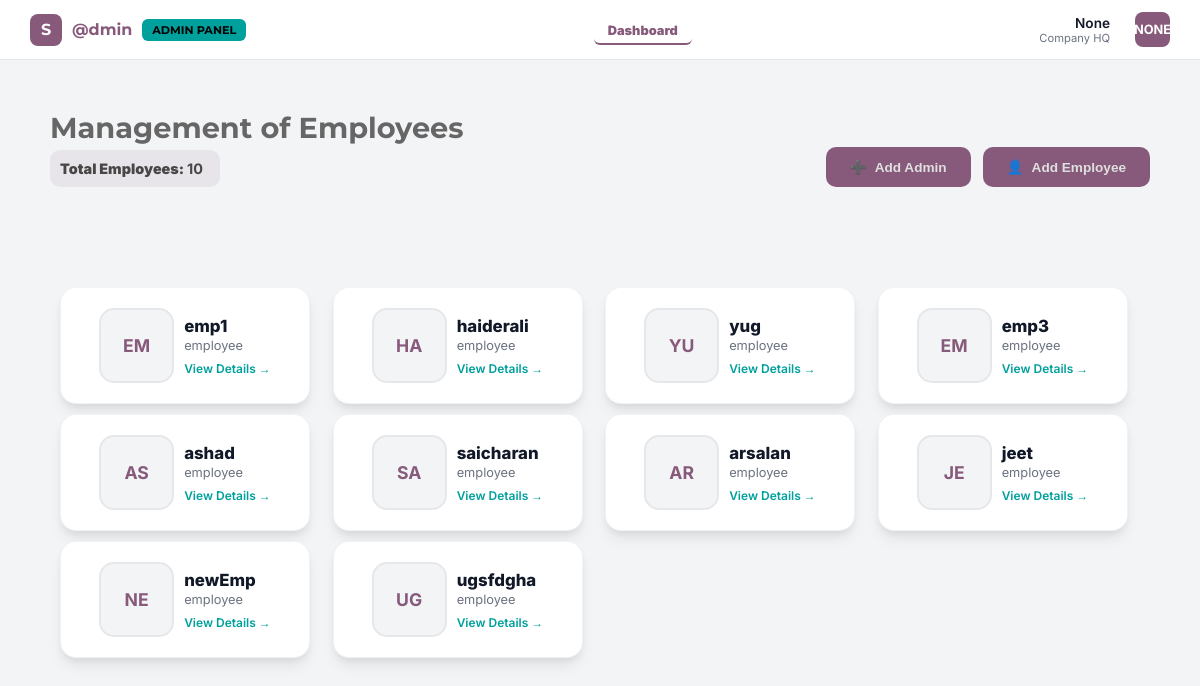
/adminhomepage, run on the app's committed database.
### app/models/emp_detail.py (models this page shows, shortened)
class Employee(models.Model):
    emp_id = models.AutoField(primary_key=True)
    company = models.ForeignKey(Company, on_delete=models.CASCADE, related_name='employees')
    fullname = models.CharField(max_length=255)
    email = models.EmailField(unique=True)
    designation = models.CharField(max_length=100)
    joining_date = models.DateField()
    login_id = models.CharField(max_length=50, unique=True) # Generated ID
    password = models.CharField(max_length=255)

### app/views.py (the view, shortened to what this page needs)
# urls.py: path('adminhomepage',adminhomepage,name='adminhomepage'),
def adminhomepage(request):
    employees = Employee.objects.all()
    companies = Company.objects.all()
    return render(request, 'adminsite/adminhomepage.html', {
        'employees': employees,
        'companies': companies,
    })

### app/context_processors.py (called while the page is built)
def user_data(request):
    return{
       'globaladmin' : request.session.get('globaladmin', None),
       'globalusername':request.session.get('globalusername', None),
       'globaluser_admin':request.session.get('globaluser_admin',None)
    }

### app/templates/adminsite/adminhomepage.html (shortened to what this page needs)
<!DOCTYPE html>
<html lang="en">
<head>
</head>
<body>
    <nav class="navbar">
        <div class="brand">
            <div class="brand-icon">S</div>
            @dmin<span class="admin-badge">Admin Panel</span>
        </div>
            <div class="nav-links">
                <a href="{% url 'adminhomepage' %}" class="nav-item active">Dashboard</a>
            </div>
       <div class="nav-right" onclick="toggleProfileDropdown(event)">
    <div style="text-align: right; margin-right: 10px;">
        <div style="font-weight: 600; font-size: 0.85rem;">{{globaladmin}}</div>
        <div style="font-size: 0.7rem; color: var(--text-light);">Company HQ</div>
    </div>
    <div class="nav-avatar">{{ globaladmin|slice:":2"|upper }}</div>
</div>
    </nav>
    <main class="main">
        <div class="container">
            <div class="action-bar">
                <div class="page-title">
                    <h1>Management of Employees</h1>
                    <p id="totalEmp">Total Employees: <strong>{{ employees.count }}</strong></p>
                </div>
                <div class="btn-group">
                    <button class="btn btn-accent"><span>➕</span> Add Admin</button>
                    <button class="btn btn-primary" onclick="toggleModal(true)"><span>👤</span> Add Employee</button>
                </div>
            </div>
            <div class="card-grid">
                {% for emp in employees %}
                <a href="{% url 'adminsitedetailpage' %}?name={{ emp.fullname|urlencode }}" class="emp-card">
                    <div class="card-header">
                        <div class="avatar-square">{{ emp.fullname|slice:":2"|upper }}</div>
                        <div class="emp-info">
                            <h3>{{ emp.fullname }}</h3>
                            <p>{{ emp.designation }}</p>
                            <span class="view-profile-text">View Details →</span>
                        </div>
                    </div>
                </a>
                {% empty %}
                <div style="grid-column: 1 / -1; text-align: center; padding: 80px; background: white; border-radius: 20px; border: 2px dashed var(--border);">
                    <p style="color: var(--text-light);">No employees found. Click "Add Employee" to start.</p>
                </div>
                {% endfor %}
            </div>
        </div>
    </main>
</body>
</html>

### app/templates/adminsite/adminhomepage.html (style rules this page uses)
:root { --primary: #875A7B; --primary-dark: #6a4661; --accent: #00A09D; --danger: #e11d48; --bg: #f3f4f6; --border: #e5e7eb; --text-dark: #111827; --text-light: #6b7280; }
* { box-sizing: border-box; margin: 0; padding: 0; }
body { font-family: 'Inter', sans-serif; background: var(--bg); color: var(--text-dark); height: 100vh; display: flex; flex-direction: column; overflow: hidden; }
.navbar { height: 60px; background: rgb(255, 255, 255); border-bottom: 1px solid var(--border); display: flex; align-items: center; justify-content: space-between; padding: 0 30px; flex-shrink: 0; z-index: 10; }
.brand { font-family: 'Montserrat'; font-weight: 700; color: var(--primary); display: flex; align-items: center; gap: 10px; }
.admin-badge { background:var(--accent); color:black; padding: 4px 10px; border-radius: 6px; font-size: 0.7rem; font-weight: 700; text-transform: uppercase; }
.nav-right { display: flex; align-items: center; gap: 15px; }
.nav-avatar { width: 35px; height: 35px; border-radius: 8px; background: var(--primary); color: white; display: flex; align-items: center; justify-content: center; font-weight: 700; font-size: 0.8rem; }
.main { flex: 1; padding: 50px; overflow-y: auto; }
.container { max-width: 1200px; margin: 0 auto; }
.action-bar { display: flex; justify-content: space-between; align-items: flex-end; margin-bottom: 30px; }
.page-title h1 { font-family: 'Montserrat'; font-size: 1.8rem; margin-bottom: 5px; color:rgb(102, 102, 102); }
.page-title p { color: var(--text-light); font-size: 0.9rem; }
.btn-group { display: flex; gap: 12px; }
.btn { padding: 12px 24px; border-radius: 10px; border: none; font-weight: 600; font-size: 0.85rem; cursor: pointer; display: flex; align-items: center; gap: 8px; transition: 0.2s; }
.btn-primary { background: var(--primary); color: rgb(223, 223, 223) }
.btn-accent { background: var(--primary); color: rgb(223, 223, 223); }
#totalEmp { width: 170px; padding: 10px; border-radius: 10px; color: #494646; background-color: rgba(100, 57, 89, 0.08); font-weight:900; }
.card-grid { padding: 5px; border-radius: 20px; margin-top: 90px; display: grid; padding: 10px; grid-template-columns: repeat(auto-fill, minmax(250px, 1fr)); gap: 10px; }
.emp-card { box-shadow: #494646; width: 250px; background: white; border-radius: 16px; border: 1px solid var(--border); padding: 20px; transition: 0.3s; cursor: pointer; text-decoration: none; color: inherit; border: 1px solid rgba(0, 0, 0, 0.05); box-shadow: 0 4px 6px -1px rgba(0, 0, 0, 0.05), 0 10px 15px -3px rgba(0, 0, 0, 0.08); }
.card-header { display: flex; gap: 10px; align-items: center; justify-content: center; }
.avatar-square { width: 75px; height: 75px; border-radius: 15px; background: #f3f4f6; display: flex; align-items: center; justify-content: center; font-weight: 700; font-size: 1.1rem; color: var(--primary); border: 2px solid var(--border); }
.emp-info h3 { font-size: 1.05rem; font-weight: 800; margin-bottom: 2px; }
.emp-info p { font-size: 0.8rem; color: var(--text-light); }
.view-profile-text { font-size: 0.75rem; color: var(--accent); font-weight: 600; margin-top: 8px; display: block; }
.brand-icon { width: 32px; height: 32px; background: var(--primary); border-radius: 8px; display: flex; align-items: center; justify-content: center; color: white; font-weight: 700; font-family: 'Montserrat'; }
.nav-links { display: flex; gap: 4px; }
.nav-item { text-decoration: none; color: var(--text-sub); font-size: 0.8rem; font-weight: 500; padding: 8px 14px; border-radius: 6px; transition: all 0.2s; }
.nav-item.active { background: transparent; color: var(--primary); font-weight: 900; border-bottom: 2px solid var(--primary); border-radius: 30; padding-bottom: 5px; }
.nav-right { position: relative; cursor: pointer; }

### data on the page
Employee: fullname "EM", fullname "emp1", designation "employee"
Employee: fullname "HA", fullname "haiderali", designation "employee"
Employee: fullname "YU", fullname "yug", designation "employee"
Employee: fullname "EM", fullname "emp3", designation "employee"
Employee: fullname "AS", fullname "ashad", designation "employee"
Employee: fullname "SA", fullname "saicharan", designation "employee"
Employee: fullname "AR", fullname "arsalan", designation "employee"
Employee: fullname "JE", fullname "jeet", designation "employee"
Employee: fullname "NE", fullname "newEmp", designation "employee"
Employee: fullname "UG", fullname "ugsfdgha", designation "employee"

### other printed values
{{ globaladmin }} "None"
{{ globaladmin|slice:":2"|upper }} "NONE"
{{ employees.count }} "10"
